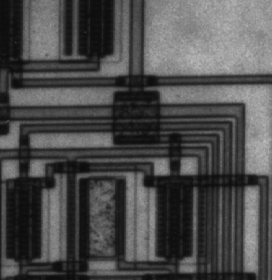
%> input picture Lab-5/assets/circuit.tif, 272 x 280 px
$ octave task2_1.m   (GNU Octave 9; MATLAB toolbox functions it lacks are replaced by stand-ins)
%> lines starting %> are read from the running program, lines starting %| are printed output that depends on the picture; in (x1, y1, x2, y2) boxes, pixels count from 0 and x2, y2 are one past the last pixel; in counts of white or black regions, pixels touching at a corner belong together; the program's own positions count from 1
clear all
close all
f = imread('assets/circuit.tif');
%> f is the input picture: size 280x272 uint8; min 12, max 191, mean 76.3

% [10 lines of commented-out code are left out]
[g1, t1] = edge(f, 'canny', 0.1);
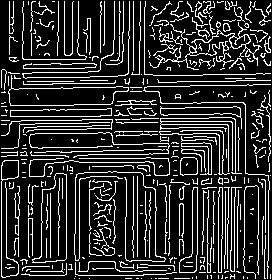
%> g1: size 280x272 logical; 18% white in thin lines or dots
%> t1 = [0.04 0.1]
[g2, t2] = edge(f, 'canny', 0.4);
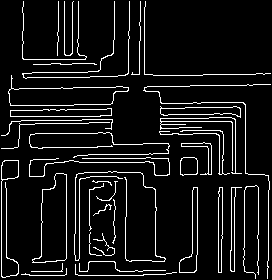
%> g2: size 280x272 logical; 8.3% white in thin lines or dots
%> t2 = [0.16 0.4]
[g3, t3] = edge(f, 'canny', 0.8);
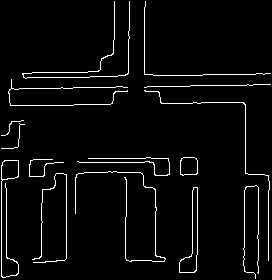
%> g3: size 280x272 logical; 3.9% white in thin lines or dots
%> t3 = [0.32 0.8]


% figures
montage({f, g1, g2, g3}, 'Size', [1 4]);
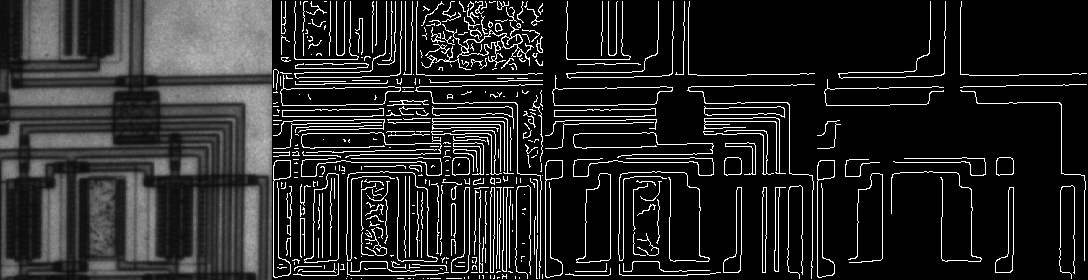
%> displayed picture: size 280x1088, on the screen's scale of 0 to 255; min 0, max 255, mean 38.3

$ run again, with Lab-5/assets/airport.tif copied over Lab-5/assets/circuit.tif
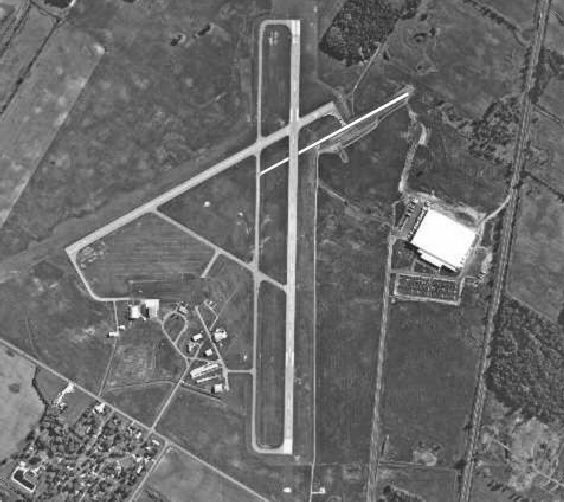
%> input picture Lab-5/assets/airport.tif, 564 x 502 px
%> f is the input picture: size 502x564 uint8; min 19, max 255, mean 106.4
%> `[g1, t1] = edge(f, 'canny', 0.1);`:
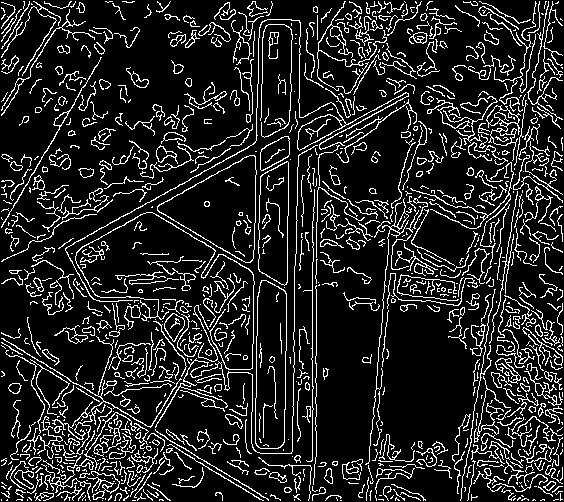
%> g1: size 502x564 logical; 14.2% white in thin lines or dots
%> t1 = [0.04 0.1]
%> g2: size 502x564 logical; 3.3% white in thin lines or dots
%> t2 = [0.16 0.4]
%> g3: size 502x564 logical; 0.21% white in thin lines or dots, all inside (x1, y1, x2, y2) = (130, 92, 463, 392)
%> t3 = [0.32 0.8]
%> `montage({f, g1, g2, g3}, 'Size', [1 4]);`:
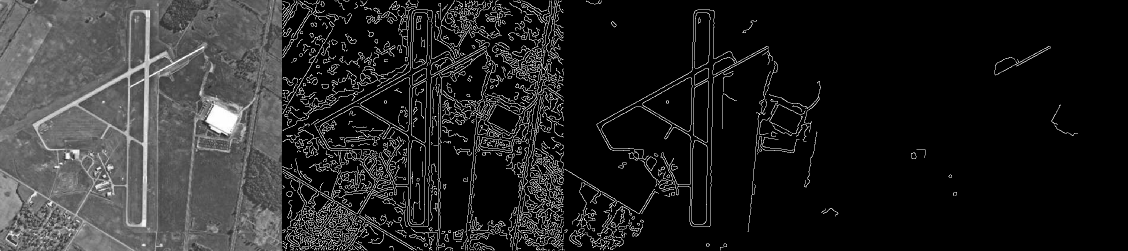
%> displayed picture: size 502x2256, on the screen's scale of 0 to 255 (shown at 1/2 size); min 0, max 255, mean 37.9
